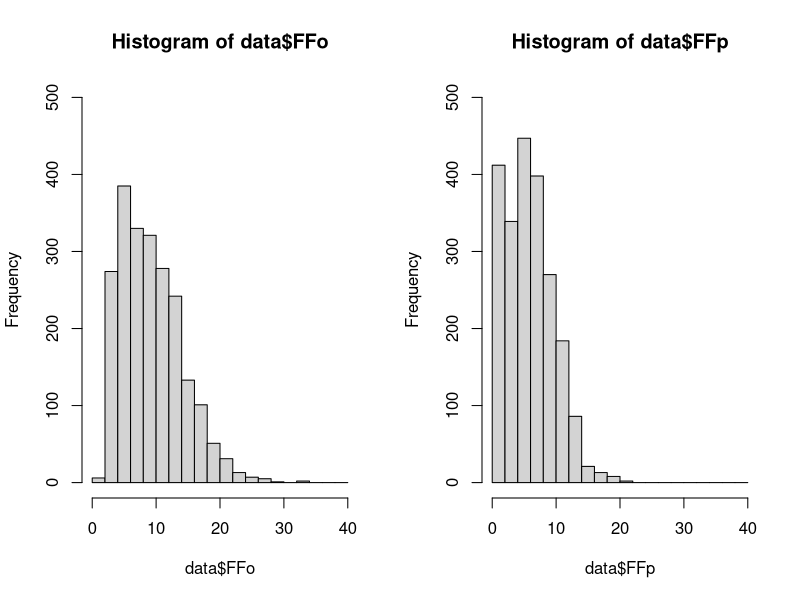
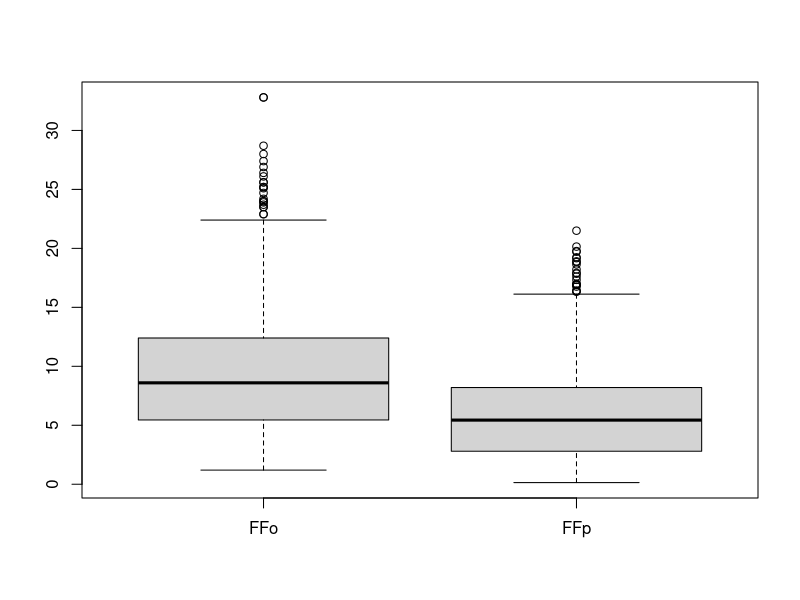
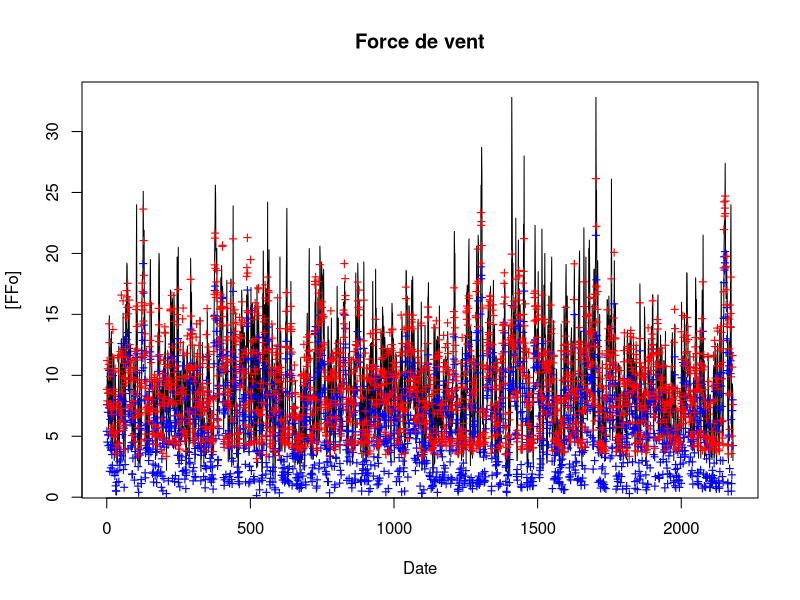
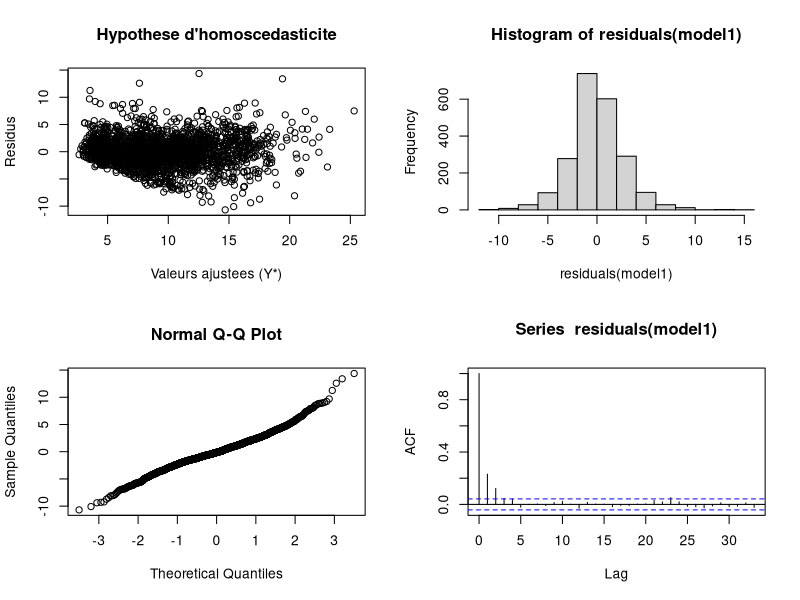
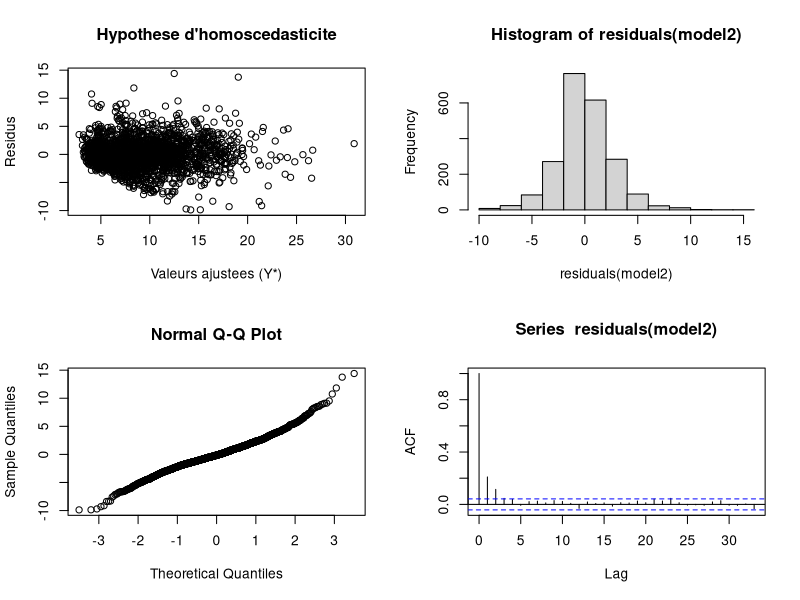

Generate these figures, in order, with R:
#--------------------------------------------------------------#
#           Chargement des librairies et des données           #
#--------------------------------------------------------------#
library(MASS)
data=read.table('DataTP.txt', header = TRUE)

#--------------------------------------------------------------#
#                    Etude préliminaire                        #
#--------------------------------------------------------------#
summary(data)
dim(data)

sd(data$FFo)
sd(data$FFp)

X11()
par(mfrow=c(1,2))
hist(data$FFo,breaks=seq(0,40,2),ylim=c(0,500))
hist(data$FFp,breaks=seq(0,40,2),ylim=c(0,500))

X11()
boxplot(data$FFo,data$FFp,names=c("FFo","FFp"))

var.test(data$FFo,data$FFp)
t.test(data$FFo,data$FFp)
# -> les variances et les moyennes sont jugees significativement differentes

X11()
plot(data$FFo, type ="l", main="Force de vent",xlab="Date",ylab="[FFo]")
points(data$FFp, col="blue", pch="+")
points(fitted(lm(FFo~FFp, data)), col="red", pch="+")

Biais = mean(fitted(lm(FFo~FFp, data))) - mean(data$FFo)
Biais

RMSE = sqrt(mean((fitted(lm(FFo~FFp, data))) - data$FFo)**2)
RMSE

#--------------------------------------------------------------#
#           Régression - Modèle linéaire gaussien              #
#--------------------------------------------------------------#
model1 = lm(FFo~., data)
summary(model1)
X = model.matrix(model1)
X[300:310,]

X11()
par(mfrow=c(2,2))
plot(fitted(model1), residuals(model1), main="Hypothese d'homoscedasticite",xlab="Valeurs ajustees (Y*)",ylab="Residus")
hist(residuals(model1))
qqnorm(residuals(model1))
acf(residuals(model1))

# -> On conserve les prédicateurs HU P v heure FFp

model2 = lm(FFo~.*., data)
summary(model2)

X11()
par(mfrow=c(2,2))
plot(fitted(model2), residuals(model2), main="Hypothese d'homoscedasticite",xlab="Valeurs ajustees (Y*)",ylab="Residus")
hist(residuals(model2))
qqnorm(residuals(model2))
acf(residuals(model2))

model1AIC = stepAIC(model1)
model2AIC = stepAIC(model2)
model1BIC = stepAIC(model1, k=log(nrow(data)))
model2BIC = stepAIC(model2, k=log(nrow(data)))


formula(model1)
formula(model1AIC)
formula(model1BIC)

formula(model2)
formula(model2AIC)
formula(model2BIC)

summary(model1)
summary(model1AIC)
summary(model1BIC)

summary(model2)
summary(model2AIC)
summary(model2BIC)

#--------------------------------------------------------------#
#                   Evaluation des modèles                     #
#--------------------------------------------------------------#
eval=function(obs, prev) {
rmse  = sqrt(mean((prev - obs)**2))
biais = mean(prev - obs)
print("Biais         RMSE") 
return(c(biais,rmse))
}

eval(data$FFo, data$FFp)
eval(data$FFo, fitted(model1BIC))
eval(data$FFo, fitted(model1AIC))
eval(data$FFo, fitted(model2BIC))
eval(data$FFo, fitted(model2AIC))

nappr = ceiling(0.8*nrow(data))
ii = sample(1:nrow(data), nappr)
jj = setdiff(1:nrow(data), ii)
datatest = data[jj,]
datapp = data[ii,]

model1AIC = lm(formula(model1AIC), datapp)
model1BIC = lm(formula(model1BIC), datapp)
model2AIC = lm(formula(model2AIC),datapp)
model2BIC = lm(formula(model2BIC),datapp)

eval(datapp$FFo, fitted(model1BIC))
eval(datapp$FFo, fitted(model1AIC))
eval(datapp$FFo, fitted(model2BIC))
eval(datapp$FFo, fitted(model2AIC))

eval(datapp$FFo, predict(model1BIC, datatest))
eval(datapp$FFo, predict(model1AIC, datatest))
eval(datapp$FFo, predict(model2BIC, datatest))
eval(datapp$FFo, predict(model2AIC, datatest))

# Validation croisée
# TODO

#--------------------------------------------------------------------#
#   Discrimination - Régression logistique et Analyse discriminante  #
#--------------------------------------------------------------------#

